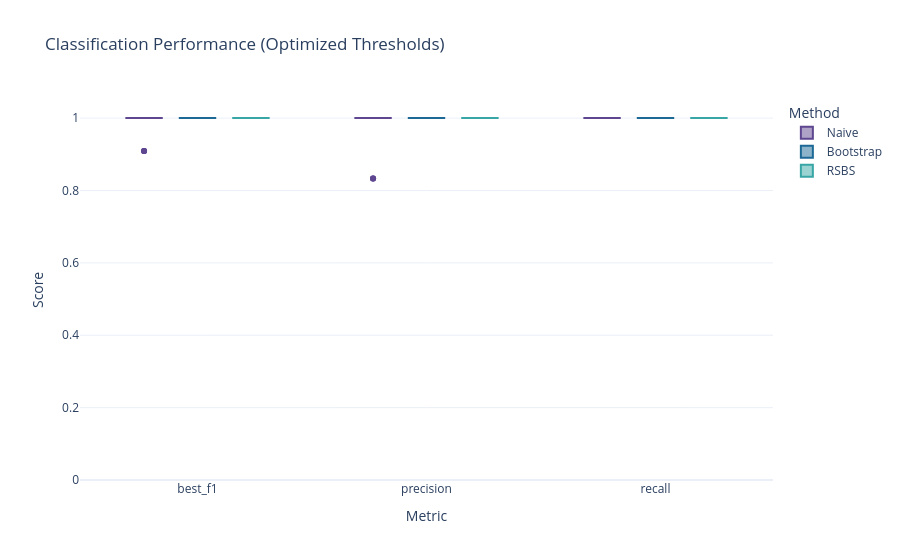

Write notebook code for a chart like this one.
### Code cell
fig3.show()

### Figure 1 — Plotly figure (JSON) as saved in the notebook; plotly's stock layout.template omitted (floating-point values rounded to 4 significant figures)
{"data": [{"alignmentgroup": "True", "hovertemplate": "Method=Naive<br>Metric=%{x}<br>Score=%{y}<extra></extra>", "legendgroup": "Naive", "marker": {"color": "rgb(95, 70, 144)"}, "name": "Naive", "notched": false, "offsetgroup": "Naive", "orientation": "v", "showlegend": true, "type": "box", "x": ["best_f1", "best_f1", "best_f1", "best_f1", "best_f1", "best_f1", "best_f1", "best_f1", "best_f1", "best_f1", "best_f1", "best_f1", "best_f1", "best_f1", "best_f1", "best_f1", "best_f1", "best_f1", "best_f1", "best_f1", "precision", "precision", "precision", "precision", "precision", "precision", "precision", "precision", "precision", "precision", "precision", "precision", "precision", "precision", "precision", "precision", "precision", "precision", "precision", "precision", "recall", "recall", "recall", "recall", "recall", "recall", "recall", "recall", "recall", "recall", "recall", "recall", "recall", "recall", "recall", "recall", "recall", "recall", "recall", "recall"], "x0": " ", "xaxis": "x", "y": [0.9091, 1.0, 1.0, 1.0, 1.0, 1.0, 1.0, 1.0, 0.9091, 1.0, 1.0, 1.0, 0.9091, 1.0, 1.0, 1.0, 1.0, 1.0, 1.0, 1.0, 0.8333, 1.0, 1.0, 1.0, 1.0, 1.0, 1.0, 1.0, 0.8333, 1.0, 1.0, 1.0, 0.8333, 1.0, 1.0, 1.0, 1.0, 1.0, 1.0, 1.0, 1.0, 1.0, 1.0, 1.0, 1.0, 1.0, 1.0, 1.0, 1.0, 1.0, 1.0, 1.0, 1.0, 1.0, 1.0, 1.0, 1.0, 1.0, 1.0, 1.0], "y0": " ", "yaxis": "y"}, {"alignmentgroup": "True", "hovertemplate": "Method=Bootstrap<br>Metric=%{x}<br>Score=%{y}<extra></extra>", "legendgroup": "Bootstrap", "marker": {"color": "rgb(29, 105, 150)"}, "name": "Bootstrap", "notched": false, "offsetgroup": "Bootstrap", "orientation": "v", "showlegend": true, "type": "box", "x": ["best_f1", "best_f1", "best_f1", "best_f1", "best_f1", "best_f1", "best_f1", "best_f1", "best_f1", "best_f1", "best_f1", "best_f1", "best_f1", "best_f1", "best_f1", "best_f1", "best_f1", "best_f1", "best_f1", "best_f1", "precision", "precision", "precision", "precision", "precision", "precision", "precision", "precision", "precision", "precision", "precision", "precision", "precision", "precision", "precision", "precision", "precision", "precision", "precision", "precision", "recall", "recall", "recall", "recall", "recall", "recall", "recall", "recall", "recall", "recall", "recall", "recall", "recall", "recall", "recall", "recall", "recall", "recall", "recall", "recall"], "x0": " ", "xaxis": "x", "y": [1.0, 1.0, 1.0, 1.0, 1.0, 1.0, 1.0, 1.0, 1.0, 1.0, 1.0, 1.0, 1.0, 1.0, 1.0, 1.0, 1.0, 1.0, 1.0, 1.0, 1.0, 1.0, 1.0, 1.0, 1.0, 1.0, 1.0, 1.0, 1.0, 1.0, 1.0, 1.0, 1.0, 1.0, 1.0, 1.0, 1.0, 1.0, 1.0, 1.0, 1.0, 1.0, 1.0, 1.0, 1.0, 1.0, 1.0, 1.0, 1.0, 1.0, 1.0, 1.0, 1.0, 1.0, 1.0, 1.0, 1.0, 1.0, 1.0, 1.0], "y0": " ", "yaxis": "y"}, {"alignmentgroup": "True", "hovertemplate": "Method=RSBS<br>Metric=%{x}<br>Score=%{y}<extra></extra>", "legendgroup": "RSBS", "marker": {"color": "rgb(56, 166, 165)"}, "name": "RSBS", "notched": false, "offsetgroup": "RSBS", "orientation": "v", "showlegend": true, "type": "box", "x": ["best_f1", "best_f1", "best_f1", "best_f1", "best_f1", "best_f1", "best_f1", "best_f1", "best_f1", "best_f1", "best_f1", "best_f1", "best_f1", "best_f1", "best_f1", "best_f1", "best_f1", "best_f1", "best_f1", "best_f1", "precision", "precision", "precision", "precision", "precision", "precision", "precision", "precision", "precision", "precision", "precision", "precision", "precision", "precision", "precision", "precision", "precision", "precision", "precision", "precision", "recall", "recall", "recall", "recall", "recall", "recall", "recall", "recall", "recall", "recall", "recall", "recall", "recall", "recall", "recall", "recall", "recall", "recall", "recall", "recall"], "x0": " ", "xaxis": "x", "y": [1.0, 1.0, 1.0, 1.0, 1.0, 1.0, 1.0, 1.0, 1.0, 1.0, 1.0, 1.0, 1.0, 1.0, 1.0, 1.0, 1.0, 1.0, 1.0, 1.0, 1.0, 1.0, 1.0, 1.0, 1.0, 1.0, 1.0, 1.0, 1.0, 1.0, 1.0, 1.0, 1.0, 1.0, 1.0, 1.0, 1.0, 1.0, 1.0, 1.0, 1.0, 1.0, 1.0, 1.0, 1.0, 1.0, 1.0, 1.0, 1.0, 1.0, 1.0, 1.0, 1.0, 1.0, 1.0, 1.0, 1.0, 1.0, 1.0, 1.0], "y0": " ", "yaxis": "y"}], "layout": {"boxmode": "group", "legend": {"title": {"text": "Method"}, "tracegroupgap": 0}, "title": {"text": "Classification Performance (Optimized Thresholds)"}, "xaxis": {"anchor": "y", "domain": [0, 1], "title": {"text": "Metric"}}, "yaxis": {"anchor": "x", "domain": [0, 1], "range": [0, 1.05], "title": {"text": "Score"}}}}
